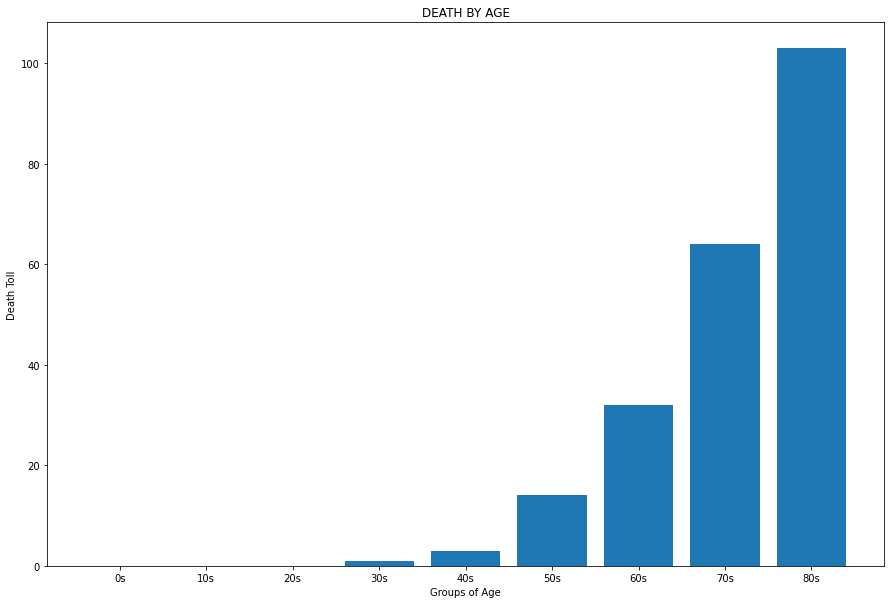

Generate this figure with Python:
# -*- coding: utf-8 -*-
"""
Created on Sat May  2 16:10:31 2020

@author: nihal
"""
import pandas as pd
import numpy as np
import matplotlib.pyplot as plt
import seaborn as sns

covid = pd.read_csv("TimeAge.csv")

covid["date"]= pd.to_datetime(covid["date"])

covid19 = covid[covid["date"].dt.strftime("%Y-%m-%d") == "2020-04-20"]

Dead = covid[["age", "deceased"]].copy()

plt.figure(figsize=(15,10))

plt.title("DEATH BY AGE")

plt.xlabel("Groups of Age")

plt.ylabel("Death Toll")

x= Dead["age"]

y= Dead["deceased"]

plt.bar(x,y)
